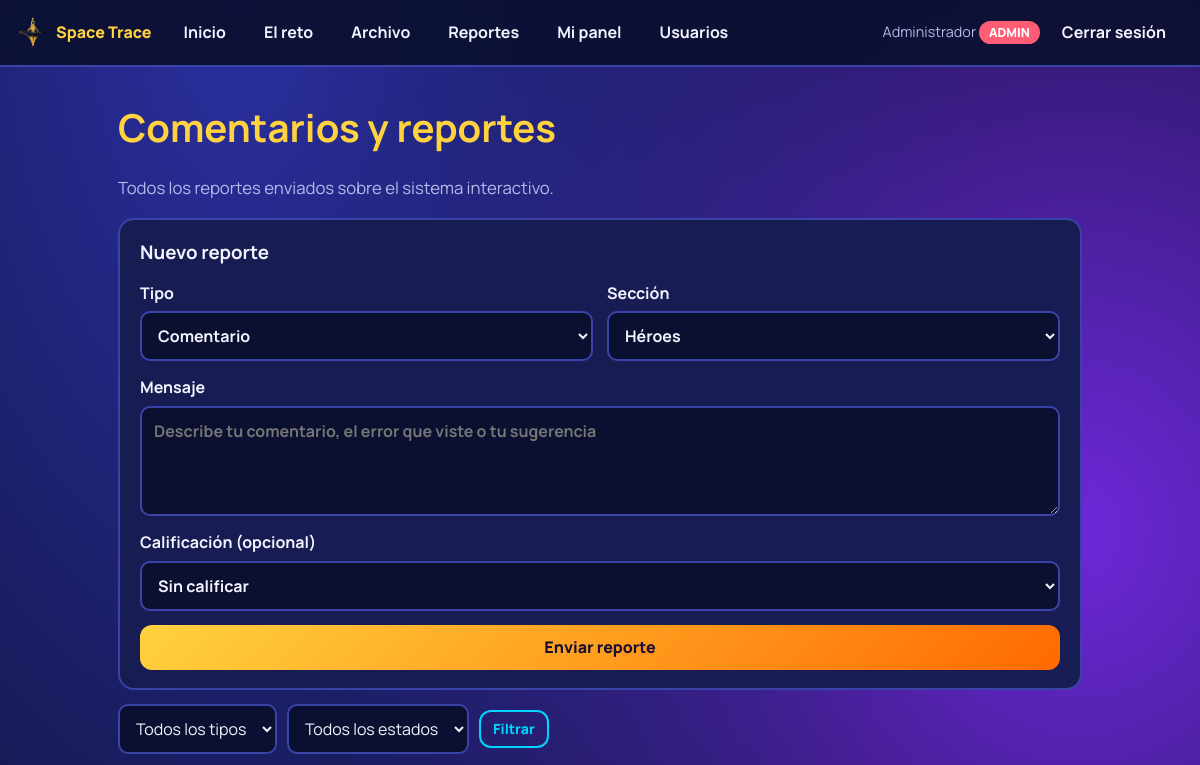
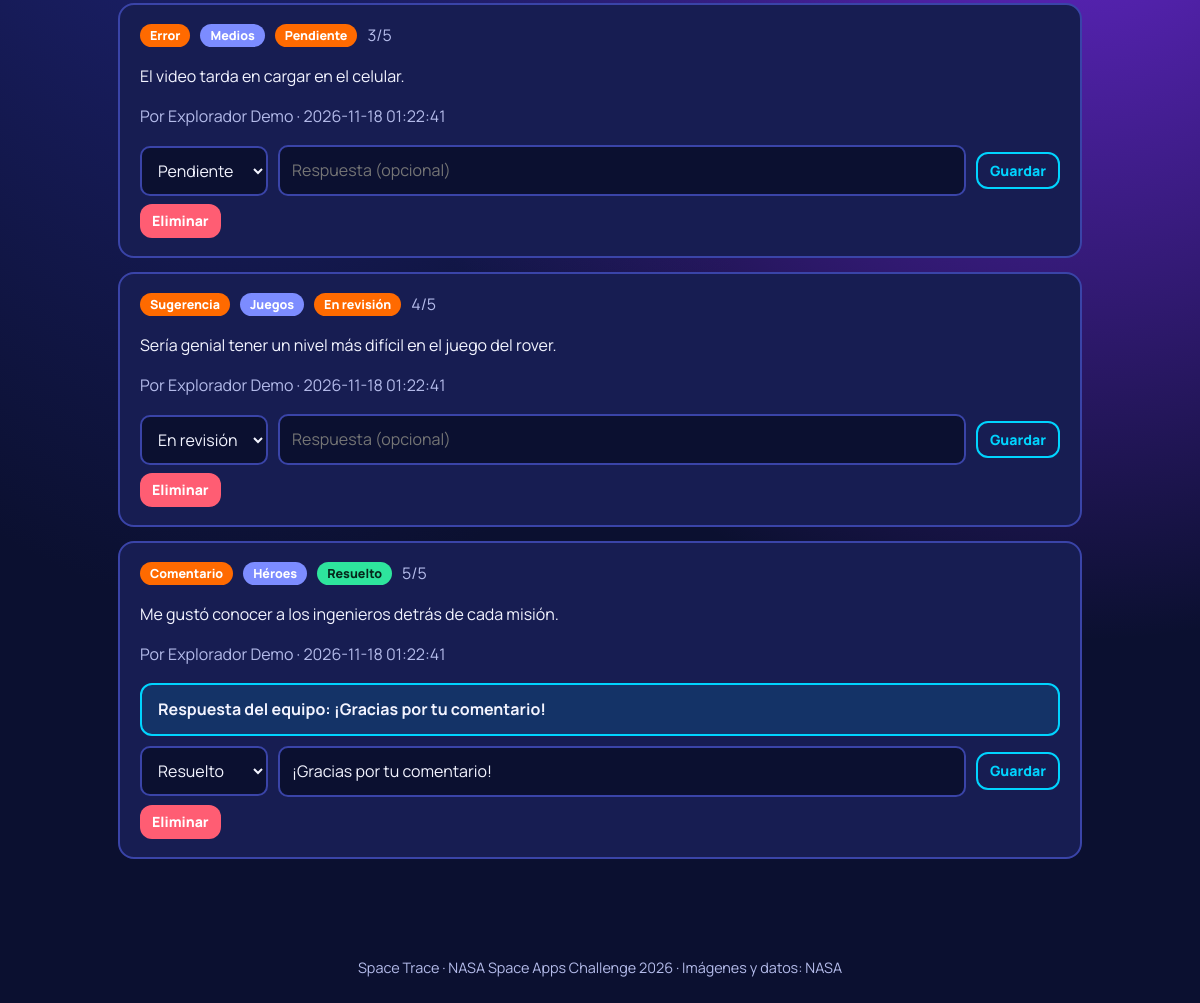
/reportes (signed in), run on the app's committed database (2 pictures, top to bottom).
### tables this page shows
CREATE TABLE users (
    id            INTEGER PRIMARY KEY AUTOINCREMENT,
    nombre        TEXT NOT NULL,
    email         TEXT NOT NULL UNIQUE,
    password_hash TEXT NOT NULL,
    rol           TEXT NOT NULL DEFAULT 'EXPLORADOR'
                  CHECK (rol IN ('ADMIN', 'EXPLORADOR')),
    activo        INTEGER NOT NULL DEFAULT 1,
    creado        TEXT NOT NULL
);

CREATE TABLE reportes (
    id          INTEGER PRIMARY KEY AUTOINCREMENT,
    user_id     INTEGER NOT NULL REFERENCES users(id) ON DELETE CASCADE,
    tipo        TEXT NOT NULL CHECK (tipo IN ('Comentario', 'Error', 'Sugerencia')),
    seccion     TEXT NOT NULL,
    mensaje     TEXT NOT NULL,
    calificacion INTEGER CHECK (calificacion IS NULL OR calificacion BETWEEN 1 AND 5),
    estado      TEXT NOT NULL DEFAULT 'Pendiente'
                CHECK (estado IN ('Pendiente', 'En revisión', 'Resuelto')),
    respuesta   TEXT NOT NULL DEFAULT '',
    creado      TEXT NOT NULL,
    actualizado TEXT NOT NULL
);

### spacetrace/reportes.py (the view)
@bp.get("/reportes")
@login_required
def lista():
    es_admin = g.user["rol"] == "ADMIN"
    tipo = request.args.get("tipo", "")
    estado = request.args.get("estado", "")
    sql = ("SELECT r.*, u.nombre AS autor FROM reportes r "
           "JOIN users u ON u.id = r.user_id WHERE 1=1")
    params = []
    if not es_admin:
        sql += " AND r.user_id = ?"
        params.append(g.user["id"])
    if tipo in TIPOS:
        sql += " AND r.tipo = ?"
        params.append(tipo)
    if estado in ESTADOS:
        sql += " AND r.estado = ?"
        params.append(estado)
    sql += " ORDER BY r.creado DESC, r.id DESC"
    filas = get_db().execute(sql, params).fetchall()
    return render_template("reportes/lista.html", reportes=filas, es_admin=es_admin,
                           tipo=tipo, estado=estado, TIPOS=TIPOS, ESTADOS=ESTADOS,
                           SECCIONES=SECCIONES)

### spacetrace/auth.py (called while the page is built)
def csrf_token():
    if "_csrf" not in session:
        session["_csrf"] = secrets.token_hex(16)
    return session["_csrf"]

def verificar_csrf():
    if not current_app.config.get("CSRF_ENABLED", True):
        return
    if request.method in ("POST", "PUT", "PATCH", "DELETE"):
        enviado = request.form.get("csrf_token", "")
        esperado = session.get("_csrf", "")
        if not esperado or not secrets.compare_digest(enviado, esperado):
            abort(400, "Token CSRF inválido. Recarga la página e inténtalo de nuevo.")

def cargar_usuario():
    user_id = session.get("user_id")
    g.user = None
    if user_id is not None:
        user = get_db().execute(
            "SELECT id, nombre, email, rol, activo FROM users WHERE id = ?", (user_id,)
        ).fetchone()
        if user and user["activo"]:
            g.user = user
        else:
            session.pop("user_id", None)

def login_required(view):
    @functools.wraps(view)
    def wrapped(**kwargs):
        if g.user is None:
            flash("Inicia sesión para continuar.", "info")
            return redirect(url_for("auth.login", next=request.path))
        return view(**kwargs)
    return wrapped

### spacetrace/db.py (called while the page is built)
def get_db():
    if "db" not in g:
        g.db = sqlite3.connect(current_app.config["DATABASE"])
        g.db.row_factory = sqlite3.Row
        g.db.execute("PRAGMA foreign_keys = ON")
    return g.db

### spacetrace/templates/reportes/lista.html (shortened to what this page needs)
{% extends "base.html" %}
{% block contenido %}
<h1>Comentarios y reportes</h1>
<p class="lead">{% if es_admin %}Todos los reportes enviados sobre el sistema interactivo.{% else %}Cuéntanos qué piensas del sistema interactivo (juegos, héroes, tiempo, ciencia, medios).{% endif %}</p>
<form class="card f" method="post" action="{{ url_for('reportes.crear') }}">
  <h3 style="margin:0">Nuevo reporte</h3>
  <div class="cols2">
    <label>Tipo<select name="tipo">{% for t in TIPOS %}<option>{{ t }}</option>{% endfor %}</select></label>
    <label>Sección<select name="seccion">{% for s in SECCIONES %}<option>{{ s }}</option>{% endfor %}</select></label>
  </div>
  <label>Mensaje<textarea name="mensaje" required maxlength="1000" placeholder="Describe tu comentario, el error que viste o tu sugerencia"></textarea></label>
  <label>Calificación (opcional)<select name="calificacion"><option value="">Sin calificar</option>{% for n in range(1,6) %}<option>{{ n }}</option>{% endfor %}</select></label>
  <button class="btn" type="submit">Enviar reporte</button>
</form>
<form class="row" method="get" style="margin:14px 0">
  <select style="width:auto" name="tipo" aria-label="Tipo"><option value="">Todos los tipos</option>{% for t in TIPOS %}<option {{ 'selected' if t == tipo }}>{{ t }}</option>{% endfor %}</select>
  <select style="width:auto" name="estado" aria-label="Estado"><option value="">Todos los estados</option>{% for s in ESTADOS %}<option {{ 'selected' if s == estado }}>{{ s }}</option>{% endfor %}</select>
  <button class="btn sm sec" type="submit">Filtrar</button>
</form>
{% for r in reportes %}
<article class="card">
  <div class="row"><span class="badge">{{ r['tipo'] }}</span><span class="badge luna">{{ r['seccion'] }}</span>
  <span class="badge {{ 'activo' if r['estado']=='Resuelto' }}">{{ r['estado'] }}</span>
  {% if r['calificacion'] %}<span class="muted">{{ r['calificacion'] }}/5</span>{% endif %}</div>
  <p>{{ r['mensaje'] }}</p>
  <p class="muted">Por {{ r['autor'] }} · {{ r['creado'] }}</p>
  {% if r['respuesta'] %}<p class="flash info"><b>Respuesta del equipo:</b> {{ r['respuesta'] }}</p>{% endif %}
  {% if es_admin %}
  <form class="row" method="post" action="{{ url_for('reportes.responder', reporte_id=r['id']) }}">
    <select name="estado" style="width:auto" aria-label="Estado">{% for s in ESTADOS %}<option {{ 'selected' if s == r['estado'] }}>{{ s }}</option>{% endfor %}</select>
    <input name="respuesta" maxlength="500" placeholder="Respuesta (opcional)" value="{{ r['respuesta'] }}" style="flex:1;min-width:200px">
    <button class="btn sm sec" type="submit">Guardar</button>
  </form>
  {% endif %}
  <div class="row" style="margin-top:8px">
    <form class="inline" method="post" action="{{ url_for('reportes.eliminar', reporte_id=r['id']) }}" onsubmit="return confirm('¿Eliminar este reporte?')">
      <input type="hidden" name="csrf_token" value="{{ csrf_token() }}"><button class="btn sm danger" type="submit">Eliminar</button></form>
  </div>
</article>
{% else %}<div class="card muted">No hay reportes todavía.</div>{% endfor %}
{% endblock %}

### spacetrace/templates/base.html (shortened to what this page needs)
<!DOCTYPE html>
<html lang="es">
<head>
  <link rel="stylesheet" href="{{ url_for('static', filename='css/modulos.css') }}?v=1">
</head>
<body class="mod">
<nav class="mod-nav" aria-label="Navegación principal">
  <a class="brand" href="{{ url_for('home') }}"><img src="{{ url_for('static', filename='img/Logo/Logo.png') }}" alt="">Space Trace</a>
  <a class="l" href="{{ url_for('home') }}">Inicio</a>
  <a class="l" href="{{ url_for('reto') }}">El reto</a>
  <a class="l" href="{{ url_for('equipos.lista') }}">Archivo</a>
  {% if usuario %}<a class="l" href="{{ url_for('reportes.lista') }}">Reportes</a><a class="l" href="{{ url_for('equipos.panel') }}">Mi panel</a>{% endif %}
  {% if usuario and usuario['rol'] == 'ADMIN' %}<a class="l" href="{{ url_for('admin.usuarios') }}">Usuarios</a>{% endif %}
  {% if usuario %}
    <span class="who">{{ usuario['nombre'] }} <span class="badge {{ 'admin' if usuario['rol'] == 'ADMIN' }}">{{ usuario['rol'] }}</span></span>
    <form class="inline" method="post" action="{{ url_for('auth.logout') }}">
      <button class="l" type="submit">Cerrar sesión</button>
    </form>
  {% else %}
    <a class="l" href="{{ url_for('auth.login') }}">Iniciar sesión</a>
    <a class="btn sm" href="{{ url_for('auth.registro') }}">Registrarse</a>
  {% endif %}
</nav>
<main class="mod-main">
  {% block contenido %}{% endblock %}
</main>
<footer class="mod-foot">Space Trace · NASA Space Apps Challenge 2026 · Imágenes y datos: NASA</footer>
</body>
</html>

### static/css/modulos.css (style rules this page uses)
:root { --m-bg:#0b1030;--m-bg2:#141a4a;--m-card:#171d52;--m-line:#3a44a8;--m-fg:#f3f4ff;--m-muted:#b4bbea; --m-a:#ffd23f;--m-b:#ff6a00;--m-c:#00d4ff;--m-ok:#2ee59d;--m-err:#ff5d73 }
* { box-sizing:border-box }
body.mod { margin:0;font-family:"Manrope","Segoe UI",system-ui,sans-serif;color:var(--m-fg); background:radial-gradient(ellipse at 20% 0%,#2b2fa0 0%,transparent 55%),radial-gradient(ellipse at 90% 30%,#6d28d9 0%,transparent 50%),var(--m-bg); min-height:100vh;line-height:1.55 }
.mod a { color:var(--m-c) }
.mod-nav { position:sticky;top:0;z-index:20;display:flex;flex-wrap:wrap;gap:6px;align-items:center; padding:10px 18px;background:rgba(11,16,48,.92);backdrop-filter:blur(8px);border-bottom:2px solid var(--m-line) }
.mod-nav .brand { display:flex;align-items:center;gap:8px;font-weight:800;color:var(--m-a);text-decoration:none;margin-right:10px }
.mod-nav .brand img { width:30px;height:30px;border-radius:8px }
.mod-nav a.l,.mod-nav button.l { color:var(--m-fg);text-decoration:none;font-weight:700;padding:8px 14px;border-radius:999px; border:2px solid transparent;background:none;font:inherit;font-weight:700;cursor:pointer }
.mod-nav .who { color:var(--m-muted);font-size:.9rem }
.badge { display:inline-block;padding:2px 10px;border-radius:999px;font-size:.78rem;font-weight:800;background:var(--m-b);color:#fff }
.badge.admin { background:var(--m-err) }
.badge.luna { background:#7c8cff }
.badge.activo { background:var(--m-ok);color:#06281c }
main.mod-main { max-width:1000px;margin:0 auto;padding:24px 18px 60px }
h1 { font-size:clamp(1.7rem,4vw,2.4rem);margin:.2em 0 .3em;color:var(--m-a) }
.lead { color:var(--m-muted);font-size:1.05rem }
.card { background:var(--m-card);border:2px solid var(--m-line);border-radius:16px;padding:18px 20px;margin:14px 0 }
.card h3 { margin:.1em 0 }
.muted { color:var(--m-muted) }
.btn { display:inline-block;border:0;border-radius:12px;padding:10px 18px;font:inherit;font-weight:800;cursor:pointer; text-decoration:none;background:linear-gradient(135deg,var(--m-a),var(--m-b));color:#1a1030 }
.btn.sec { background:transparent;border:2px solid var(--m-c);color:var(--m-c) }
.btn.danger { background:var(--m-err);color:#fff }
.btn.sm { padding:6px 12px;font-size:.88rem }
.row { display:flex;flex-wrap:wrap;gap:10px;align-items:center }
form.f { display:grid;gap:14px }
label { font-weight:700;display:grid;gap:6px }
input,select,textarea { width:100%;padding:11px 12px;border-radius:10px;border:2px solid var(--m-line);background:#0b1030;color:var(--m-fg);font:inherit }
textarea { min-height:110px;resize:vertical }
.cols2 { display:grid;grid-template-columns:1fr 1fr;gap:14px }
.flash { padding:12px 16px;border-radius:12px;margin:10px 0;font-weight:700;border:2px solid }
.flash.info { background:rgba(0,212,255,.12);border-color:var(--m-c) }
.inline { display:inline }
footer.mod-foot { text-align:center;color:var(--m-muted);padding:24px;font-size:.9rem }

### data on the page
users: nombre "Administrador", rol "ADMIN"
reportes: tipo "Error", seccion "Medios", estado "Pendiente", calificacion "3", mensaje "El video tarda en cargar en el celular.", autor "Explorador Demo", creado "2026-11-18 01:22:41"
reportes: tipo "Sugerencia", seccion "Juegos", estado "En revisión", calificacion "4", mensaje "Sería genial tener un nivel más difícil en el juego del rover.", autor "Explorador Demo", creado "2026-11-18 01:22:41"
reportes: tipo "Comentario", seccion "Héroes", estado "Resuelto", calificacion "5", mensaje "Me gustó conocer a los ingenieros detrás de cada misión.", autor "Explorador Demo", creado "2026-11-18 01:22:41", respuesta "¡Gracias por tu comentario!"

### other printed values
form field tipo "Comentario"
form field seccion "Héroes"
form field estado "Pendiente"
form field estado "En revisión"
form field estado "Resuelto"
